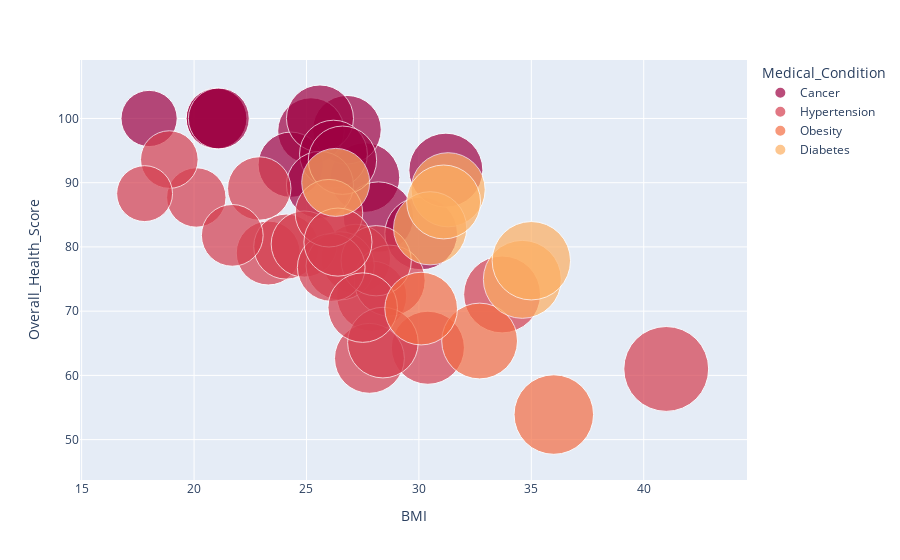

Notebook cell for this chart:
### Markdown cell above
### 1. **IMC > 30, Dieta poco saludable, No realiza actividad física**  
- Podría revelar una conexión clara con **diabetes tipo 2**, **síndrome metabólico** y **enfermedades articulares**.  
- **Idea:** Analizar si el sedentarismo y la dieta son los principales factores desencadenantes o si el IMC alto es el factor dominante.

### Code cell
md_r_sample = md.sample(n=250,random_state=1).dropna(subset=["Income","Physical_Activity","BMI","Diet_Quality","Overall_Health_Score"])
fig = px.scatter(
    md_r_sample.query("(Physical_Activity == 'Low' | BMI > 30 | Diet_Quality == 'Poor')& Medical_Condition != 'Healthy'"), 
    x="BMI", 
    y="Overall_Health_Score", 
    color="Medical_Condition",
    hover_name="Medical_Condition", 
    size="BMI", 
    size_max=60,
    color_discrete_sequence=px.colors.diverging.Spectral
)

fig.show()

### Figure 1 — Plotly figure (JSON) as saved in the notebook; plotly's stock layout.template omitted (floating-point values rounded to 4 significant figures)
{"data": [{"hovertemplate": "<b>%{hovertext}</b><br><br>Medical_Condition=Cancer<br>BMI=%{marker.size}<br>Overall_Health_Score=%{y}<extra></extra>", "hovertext": ["Cancer", "Cancer", "Cancer", "Cancer", "Cancer", "Cancer", "Cancer", "Cancer", "Cancer", "Cancer", "Cancer", "Cancer", "Cancer", "Cancer", "Cancer"], "legendgroup": "Cancer", "marker": {"color": "rgb(158,1,66)", "size": [27.6, 18, 26.8, 28.2, 25.2, 24.3, 25.6, 26.2, 21, 21, 25.6, 21.1, 26.6, 30.1, 31.2], "sizemode": "area", "sizeref": 0.01139, "symbol": "circle"}, "mode": "markers", "name": "Cancer", "orientation": "v", "showlegend": true, "type": "scatter", "x": [27.6, 18, 26.8, 28.2, 25.2, 24.3, 25.6, 26.2, 21, 21, 25.6, 21.1, 26.6, 30.1, 31.2], "xaxis": "x", "y": [90.8, 100, 98.25, 84.65, 98.05, 92.8, 100, 94.45, 100, 100, 89.65, 100, 93.5, 82.1, 91.95], "yaxis": "y"}, {"hovertemplate": "<b>%{hovertext}</b><br><br>Medical_Condition=Hypertension<br>BMI=%{marker.size}<br>Overall_Health_Score=%{y}<extra></extra>", "hovertext": ["Hypertension", "Hypertension", "Hypertension", "Hypertension", "Hypertension", "Hypertension", "Hypertension", "Hypertension", "Hypertension", "Hypertension", "Hypertension", "Hypertension", "Hypertension", "Hypertension", "Hypertension", "Hypertension", "Hypertension", "Hypertension", "Hypertension", "Hypertension", "Hypertension", "Hypertension"], "legendgroup": "Hypertension", "marker": {"color": "rgb(213,62,79)", "size": [20.1, 23.3, 33.7, 24.1, 27.2, 24.9, 27.9, 26.5, 28.7, 18.9, 28.1, 26.1, 41, 22.9, 17.8, 30.4, 26, 21.7, 27.8, 28.4, 26.4, 27.5], "sizemode": "area", "sizeref": 0.01139, "symbol": "circle"}, "mode": "markers", "name": "Hypertension", "orientation": "v", "showlegend": true, "type": "scatter", "x": [20.1, 23.3, 33.7, 24.1, 27.2, 24.9, 27.9, 26.5, 28.7, 18.9, 28.1, 26.1, 41, 22.9, 17.8, 30.4, 26, 21.7, 27.8, 28.4, 26.4, 27.5], "xaxis": "x", "y": [87.7, 79.05, 72.6, 80.05, 78.15, 80.45, 72.35, 77.05, 74.75, 93.6, 77.85, 76.8, 61, 89.1, 88.3, 64.3, 85.25, 81.8, 62.65, 65.1, 80.75, 70.55], "yaxis": "y"}, {"hovertemplate": "<b>%{hovertext}</b><br><br>Medical_Condition=Obesity<br>BMI=%{marker.size}<br>Overall_Health_Score=%{y}<extra></extra>", "hovertext": ["Obesity", "Obesity", "Obesity"], "legendgroup": "Obesity", "marker": {"color": "rgb(244,109,67)", "size": [32.7, 30.1, 36], "sizemode": "area", "sizeref": 0.01139, "symbol": "circle"}, "mode": "markers", "name": "Obesity", "orientation": "v", "showlegend": true, "type": "scatter", "x": [32.7, 30.1, 36], "xaxis": "x", "y": [65.35, 70.4, 53.9], "yaxis": "y"}, {"hovertemplate": "<b>%{hovertext}</b><br><br>Medical_Condition=Diabetes<br>BMI=%{marker.size}<br>Overall_Health_Score=%{y}<extra></extra>", "hovertext": ["Diabetes", "Diabetes", "Diabetes", "Diabetes", "Diabetes", "Diabetes"], "legendgroup": "Diabetes", "marker": {"color": "rgb(253,174,97)", "size": [31.3, 30.5, 34.6, 26.3, 35, 31.1], "sizemode": "area", "sizeref": 0.01139, "symbol": "circle"}, "mode": "markers", "name": "Diabetes", "orientation": "v", "showlegend": true, "type": "scatter", "x": [31.3, 30.5, 34.6, 26.3, 35, 31.1], "xaxis": "x", "y": [88.9, 82.9, 74.95, 90.05, 77.85, 87], "yaxis": "y"}], "layout": {"legend": {"itemsizing": "constant", "title": {"text": "Medical_Condition"}, "tracegroupgap": 0}, "margin": {"t": 60}, "xaxis": {"anchor": "y", "domain": [0, 1], "title": {"text": "BMI"}}, "yaxis": {"anchor": "x", "domain": [0, 1], "title": {"text": "Overall_Health_Score"}}}}
